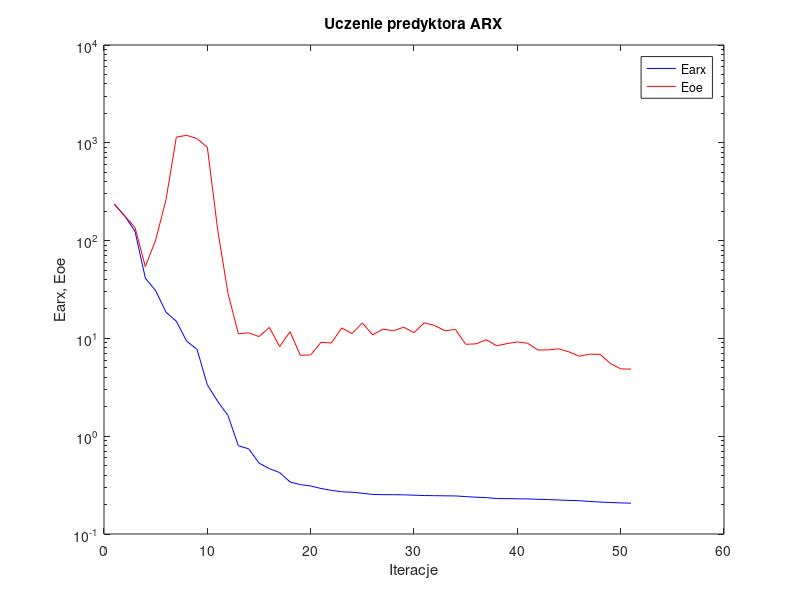
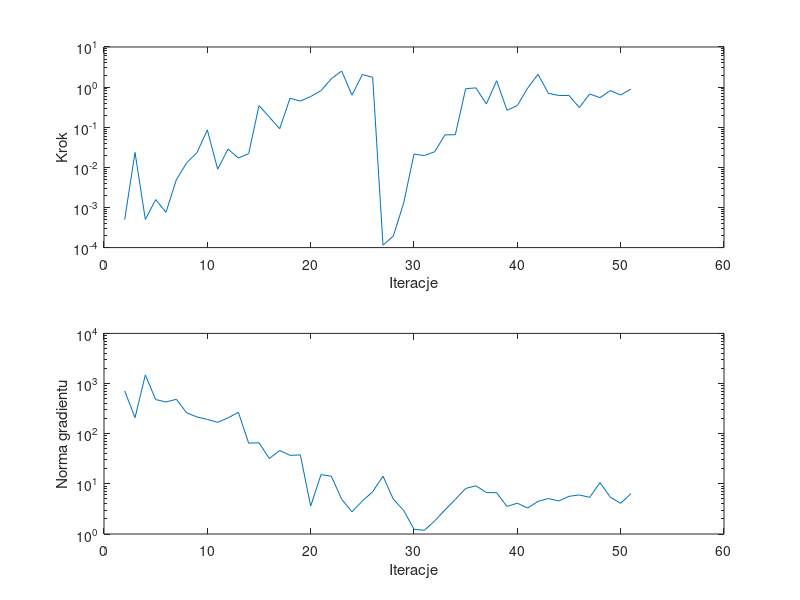

Recreate these plots in MATLAB, in order.
%uczenie predyktora arx
clear all;
n=0; farx(n+1)=2.357025e+002; foe(n+1)=2.356852e+002; wspucz(n+1)=0.000000e+000; ng(n+1)=0.000000e+000;
%odnowa zmiennej metryki
n=1; farx(n+1)=1.789401e+002; foe(n+1)=1.788983e+002; krok(n+1)=4.957630e-004; ng(n+1)=7.153200e+002;
n=2; farx(n+1)=1.247151e+002; foe(n+1)=1.362408e+002; krok(n+1)=2.357847e-002; ng(n+1)=2.087127e+002;
n=3; farx(n+1)=4.133146e+001; foe(n+1)=5.420250e+001; krok(n+1)=5.018139e-004; ng(n+1)=1.478127e+003;
n=4; farx(n+1)=3.073590e+001; foe(n+1)=1.014733e+002; krok(n+1)=1.573435e-003; ng(n+1)=4.796090e+002;
n=5; farx(n+1)=1.852658e+001; foe(n+1)=2.627226e+002; krok(n+1)=7.590926e-004; ng(n+1)=4.289468e+002;
n=6; farx(n+1)=1.499600e+001; foe(n+1)=1.142699e+003; krok(n+1)=4.908489e-003; ng(n+1)=4.849853e+002;
n=7; farx(n+1)=9.361008e+000; foe(n+1)=1.193542e+003; krok(n+1)=1.296098e-002; ng(n+1)=2.603425e+002;
n=8; farx(n+1)=7.743838e+000; foe(n+1)=1.103159e+003; krok(n+1)=2.331518e-002; ng(n+1)=2.153996e+002;
n=9; farx(n+1)=3.354037e+000; foe(n+1)=9.006434e+002; krok(n+1)=8.569436e-002; ng(n+1)=1.928627e+002;
n=10; farx(n+1)=2.269612e+000; foe(n+1)=1.292493e+002; krok(n+1)=9.019129e-003; ng(n+1)=1.683447e+002;
n=11; farx(n+1)=1.628324e+000; foe(n+1)=2.882221e+001; krok(n+1)=2.847182e-002; ng(n+1)=2.064286e+002;
n=12; farx(n+1)=7.993516e-001; foe(n+1)=1.116983e+001; krok(n+1)=1.716139e-002; ng(n+1)=2.682390e+002;
n=13; farx(n+1)=7.428813e-001; foe(n+1)=1.139462e+001; krok(n+1)=2.191235e-002; ng(n+1)=6.469398e+001;
n=14; farx(n+1)=5.311407e-001; foe(n+1)=1.044396e+001; krok(n+1)=3.450079e-001; ng(n+1)=6.603700e+001;
n=15; farx(n+1)=4.661568e-001; foe(n+1)=1.294918e+001; krok(n+1)=1.794685e-001; ng(n+1)=3.191054e+001;
n=16; farx(n+1)=4.246870e-001; foe(n+1)=8.254944e+000; krok(n+1)=9.137743e-002; ng(n+1)=4.635371e+001;
n=17; farx(n+1)=3.407386e-001; foe(n+1)=1.170996e+001; krok(n+1)=5.249576e-001; ng(n+1)=3.700880e+001;
n=18; farx(n+1)=3.200051e-001; foe(n+1)=6.716687e+000; krok(n+1)=4.498732e-001; ng(n+1)=3.782121e+001;
n=19; farx(n+1)=3.096598e-001; foe(n+1)=6.771040e+000; krok(n+1)=5.819545e-001; ng(n+1)=3.606750e+000;
n=20; farx(n+1)=2.919705e-001; foe(n+1)=9.134134e+000; krok(n+1)=8.166569e-001; ng(n+1)=1.527264e+001;
n=21; farx(n+1)=2.797481e-001; foe(n+1)=8.967558e+000; krok(n+1)=1.616601e+000; ng(n+1)=1.420250e+001;
n=22; farx(n+1)=2.700184e-001; foe(n+1)=1.279051e+001; krok(n+1)=2.522360e+000; ng(n+1)=4.939872e+000;
n=23; farx(n+1)=2.674895e-001; foe(n+1)=1.120787e+001; krok(n+1)=6.278005e-001; ng(n+1)=2.780046e+000;
n=24; farx(n+1)=2.611328e-001; foe(n+1)=1.436749e+001; krok(n+1)=2.052572e+000; ng(n+1)=4.548745e+000;
n=25; farx(n+1)=2.537414e-001; foe(n+1)=1.086482e+001; krok(n+1)=1.760056e+000; ng(n+1)=6.955702e+000;
%odnowa zmiennej metryki
n=26; farx(n+1)=2.525119e-001; foe(n+1)=1.244181e+001; krok(n+1)=1.151008e-004; ng(n+1)=1.421967e+001;
n=27; farx(n+1)=2.522268e-001; foe(n+1)=1.197376e+001; krok(n+1)=1.945992e-004; ng(n+1)=4.941553e+000;
n=28; farx(n+1)=2.515739e-001; foe(n+1)=1.301803e+001; krok(n+1)=1.290694e-003; ng(n+1)=2.954321e+000;
n=29; farx(n+1)=2.494459e-001; foe(n+1)=1.144672e+001; krok(n+1)=2.147336e-002; ng(n+1)=1.241830e+000;
n=30; farx(n+1)=2.473404e-001; foe(n+1)=1.447794e+001; krok(n+1)=1.963396e-002; ng(n+1)=1.183934e+000;
n=31; farx(n+1)=2.465511e-001; foe(n+1)=1.353032e+001; krok(n+1)=2.452306e-002; ng(n+1)=1.818268e+000;
n=32; farx(n+1)=2.458205e-001; foe(n+1)=1.195410e+001; krok(n+1)=6.442938e-002; ng(n+1)=3.023772e+000;
n=33; farx(n+1)=2.449605e-001; foe(n+1)=1.236050e+001; krok(n+1)=6.504518e-002; ng(n+1)=4.897018e+000;
n=34; farx(n+1)=2.413934e-001; foe(n+1)=8.709061e+000; krok(n+1)=9.110982e-001; ng(n+1)=8.093655e+000;
n=35; farx(n+1)=2.377535e-001; foe(n+1)=8.797484e+000; krok(n+1)=9.574267e-001; ng(n+1)=9.134211e+000;
n=36; farx(n+1)=2.357963e-001; foe(n+1)=9.679316e+000; krok(n+1)=3.785938e-001; ng(n+1)=6.712210e+000;
n=37; farx(n+1)=2.303721e-001; foe(n+1)=8.406014e+000; krok(n+1)=1.443163e+000; ng(n+1)=6.647762e+000;
n=38; farx(n+1)=2.299708e-001; foe(n+1)=8.840893e+000; krok(n+1)=2.640812e-001; ng(n+1)=3.546347e+000;
n=39; farx(n+1)=2.291860e-001; foe(n+1)=9.210620e+000; krok(n+1)=3.465039e-001; ng(n+1)=4.112366e+000;
n=40; farx(n+1)=2.285524e-001; foe(n+1)=8.916522e+000; krok(n+1)=9.453922e-001; ng(n+1)=3.297004e+000;
n=41; farx(n+1)=2.262760e-001; foe(n+1)=7.603947e+000; krok(n+1)=2.087756e+000; ng(n+1)=4.473749e+000;
n=42; farx(n+1)=2.248752e-001; foe(n+1)=7.637990e+000; krok(n+1)=7.011953e-001; ng(n+1)=5.101280e+000;
n=43; farx(n+1)=2.228234e-001; foe(n+1)=7.824012e+000; krok(n+1)=6.182030e-001; ng(n+1)=4.555826e+000;
n=44; farx(n+1)=2.205056e-001; foe(n+1)=7.277017e+000; krok(n+1)=6.197318e-001; ng(n+1)=5.641180e+000;
n=45; farx(n+1)=2.192139e-001; foe(n+1)=6.573984e+000; krok(n+1)=3.080168e-001; ng(n+1)=6.005174e+000;
n=46; farx(n+1)=2.151065e-001; foe(n+1)=6.898512e+000; krok(n+1)=6.749097e-001; ng(n+1)=5.376116e+000;
n=47; farx(n+1)=2.122164e-001; foe(n+1)=6.871493e+000; krok(n+1)=5.461800e-001; ng(n+1)=1.056331e+001;
n=48; farx(n+1)=2.099237e-001; foe(n+1)=5.543945e+000; krok(n+1)=8.204121e-001; ng(n+1)=5.409238e+000;
n=49; farx(n+1)=2.080786e-001; foe(n+1)=4.881933e+000; krok(n+1)=6.361450e-001; ng(n+1)=4.094837e+000;
n=50; farx(n+1)=2.065844e-001; foe(n+1)=4.850018e+000; krok(n+1)=8.935632e-001; ng(n+1)=6.385921e+000;

figure; semilogy(farx,'b'); hold on; semilogy(foe,'r'); xlabel('Iteracje'); ylabel('Earx, Eoe'); legend('Earx','Eoe'); title('Uczenie predyktora ARX');
figure; subplot(2,1,1); semilogy(krok); xlabel('Iteracje'); ylabel('Krok');
subplot(2,1,2); semilogy(ng); xlabel('Iteracje'); ylabel('Norma gradientu');
Earx=farx(n+1)
Eoe=foe(n+1)
